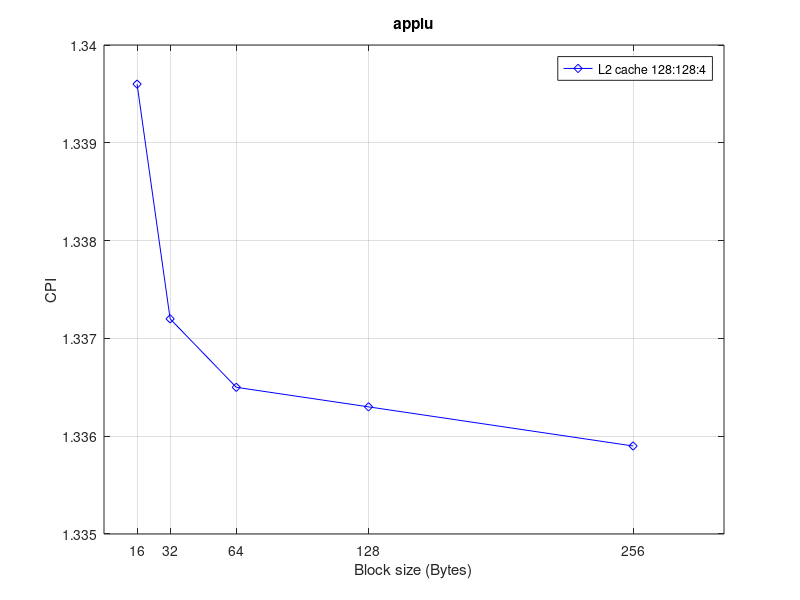
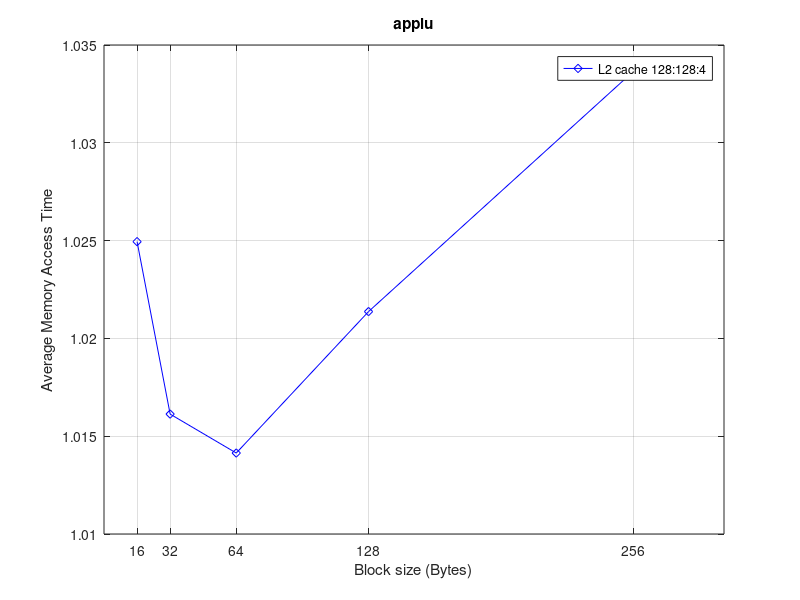

The MATLAB script that drew these images, in order:
ht_l1 = 1;% Hit Time for L1 
ht_l2 = 6; % Hit Time for L2 
block_size = [16, 32, 64, 128, 256];
mp_l2 = 18 + 2 .* block_size; % Miss Penalty for L2
cpi = [1.3396 ,1.3372 ,1.3365 ,1.3363 ,1.3359]; 
mr_l1 = [0.38 ,0.21 ,0.13 ,0.13 ,0.13] ./ 100; % Miss Rate for L1 
mr_l2 = [1.13, 2.05, 3.34, 3.81, 3.75] ./ 100; % Miss Rate for L2 
AMAT = ht_l1 + mr_l1.*(ht_l2 + mr_l2 .* mp_l2);%Avarage Memory Access Time figure(1);
plot(block_size, cpi,'bd-'); 
legend('L2 cache 128:128:4');% to be changed depending on the settings for L2 
set(gca,'xtick',block_size); title('applu'); % to be changed 
grid on; xlabel('Block size (Bytes)'); 
ylabel('CPI'); 
figure(2)
plot(block_size, AMAT,'bd-'); 
legend('L2 cache 128:128:4');% to be changed depending on the settings for L2 
set(gca,'xtick',block_size); title('applu');% to be changed 
grid on; xlabel('Block size (Bytes)');
ylabel('Average Memory Access Time'); 